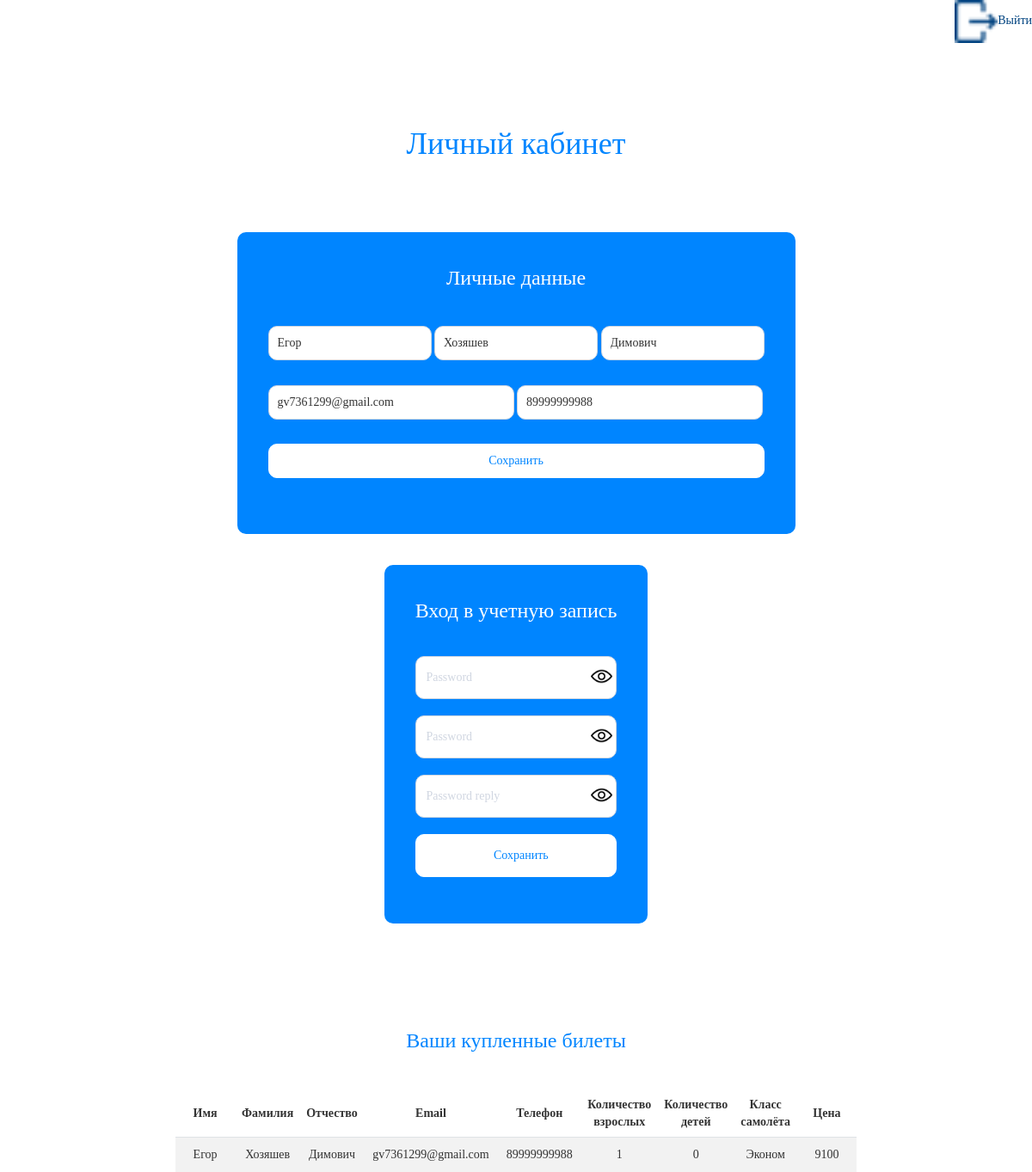
Page /pages/lk_user.php (signed in) on the committed database.
### tables this page shows
CREATE TABLE `sales` (
  `id` int NOT NULL,
  `first_name` varchar(100) NOT NULL,
  `last_name` varchar(100) NOT NULL,
  `patronymic` varchar(100) NOT NULL,
  `email` varchar(100) NOT NULL,
  `phone` varchar(100) NOT NULL,
  `adult` int NOT NULL,
  `children` int NOT NULL,
  `class` int NOT NULL,
  `id_flights` int NOT NULL,
  `role_sales_id` int NOT NULL,
  `price` int NOT NULL
);

### pages/lk_user.php (the view, shortened to what this page needs)
<?php
include_once '../db/db.php';
?>
<!DOCTYPE html>
<html lang="en">
<head>
    <link rel="stylesheet" href="../styles/styles.css">
    <link rel="stylesheet" href="https://maxcdn.bootstrapcdn.com/bootstrap/3.4.0/css/bootstrap.min.css">
</head>
<body>
    <a href="exit.php" class="exit_lk"><span><img src="../img/exit.png" alt="">Выйти</span></a>
    <div class="main">
        <div class="title">
            <h1>Личный кабинет</h1>
        </div>
        <div class="data">
            <div class="private_data"><p>Личные данные</p></div>
            <div class="private_form">
                <form method="POST" class="lk_form">
                    <div class="first_input">
                        <input type="text" placeholder="Имя" value="<?php echo $_SESSION['user']['first_name']; ?>" name="name_upd" required>
                        <input type="text" placeholder="Фамилия" class="center_input" value="<?php echo $_SESSION['user']['last_name']; ?>" name="lastname_upd" required>
                        <input type="text" placeholder="Отчество" value="<?php echo $_SESSION['user']['patronymic']; ?>" name="patronymic_upd" required>
                    </div>
                    <div class="second_input">
                        <input type="email" placeholder="Email" class="first_in" value="<?php echo $_SESSION['user']['email']; ?>" name="email_upd" required>
                        <input type="tel" placeholder="Phone" class="last_in" value="<?php echo $_SESSION['user']['phone']; ?>" name="phone_upd" required>
                    </div>
                    <input type="submit" value="Сохранить" name="update" class="update_user">
                </form>
            </div>
        </div>
        <div class="auth_block">
            <div class="private_data"><p>Вход в учетную запись</p></div>
            <div class="auth-form auth_data">
                <form method="POST">
                    <div class="v_pass_now">
                        <input type="password" placeholder="Password" id="password_now" required name="password_now">
                        <span class="icon_now"></span>
                    </div>
                    <div class="v_pass">
                        <input type="password" placeholder="Password" id="password" required name="password_new">
                        <span class="icon"></span>
                    </div>
                    <div class="v_pass_reply">
                        <input type="password" placeholder="Password reply" id="password_reply" required name="password_new_reply">
                        <span class="icon_reply"></span>
                    </div>
                    <input type="submit" value="Сохранить" class="save" name="save">
                </form>
            </div>
        </div>
        <div class="buy_bil">
            <div class="private_data"><p>Ваши купленные билеты</p></div>
            <?php
            $now_email = $_SESSION['user']['email'];
            $str_out_sales = "SELECT * FROM `sales` WHERE `email` = '$now_email'";
            $run_out_sales = mysqli_query($connect, $str_out_sales);
            ?>
            <table>
                <tr>
                    <th>Имя</th>
                    <th>Фамилия</th>
                    <th>Отчество</th>
                    <th>Email</th>
                    <th>Телефон</th>
                    <th>Количество взрослых</th>
                    <th>Количество детей</th>
                    <th>Класс самолёта</th>
                    <th>Цена</th>
                </tr>
                <?php
                while ($sales = mysqli_fetch_array($run_out_sales)) {
                    switch ($sales['class']) {
                        case '1':
                            $class = "Эконом";
                            break;
                    }
                    echo "<tr class='e-ever2'>
                            <td>$sales[first_name]</td>
                            <td>$sales[last_name]</td>
                            <td>$sales[patronymic]</td>
                            <td>$sales[email]</td>
                            <td>$sales[phone]</td>
                            <td>$sales[adult]</td>
                            <td>$sales[children]</td>
                            <td>$class</td>
                            <td>$sales[price]</td>
                        </tr>";
                }
                ?>
        </div>
    </div>
</body>
</html>

### styles/styles.css (style rules this page uses)
body { margin: 0px 0px 0px 0px; font-family: 'Century Gothic' }
a { text-decoration: none; color:white; }
h1 { color: white; text-align: center; }
img { width: 50px; height: 50px; }
* { margin: 0; padding: 0; box-sizing: border-box; font-family: 'Century Gothic'; }
.main { margin: 0 20%; display: flex; flex-direction: column; flex-wrap: wrap; align-content: center; justify-content: center; align-items: center; }
.title { margin-top: 15%; margin-bottom: 10%; color: #0085FF; }
.auth-form { min-width: 40%; }
.auth-form form { display: flex; flex-direction: column; flex-wrap: wrap; align-items: flex-end; align-content: center; justify-content: center; }
.auth-form form input[type=email], .auth-form form input[type=text], .auth-form form input[type=password], .auth-form form input[type=number], .auth-form form input[type=submit], .auth-form form input[type=date], .auth-form form input[type=time], .auth-form form select { min-width: 100%; padding-left: 5%; padding-bottom: 6%; padding-top: 6%; margin-bottom: 8%; border: 1px solid #D0D6E1; border-radius: 10px; }
.auth-form form input[type=submit] { background-color: #0085FF; color: #fff; font-size: 14px; border: 1px solid #0085FF; cursor: pointer; transition: 0.3s all; }
.v_pass_now { position: relative; min-width: 100%; }
.v_pass { position: relative; min-width: 100%; }
.v_pass_reply { position: relative; min-width: 100%; }
.icon { background: url('../img/free-icon-eye-158746.png') no-repeat; background-size: cover; width: 25px; height: 25px; position: absolute; top: 0; right: 0; left: 0; bottom: 0; margin-left: 87%; margin-top: 5%; }
.icon_reply { background: url('../img/free-icon-eye-158746.png') no-repeat; background-size: cover; width: 25px; height: 25px; position: absolute; top: 0; right: 0; left: 0; bottom: 0; margin-left: 87%; margin-top: 5%; }
.icon_now { background: url('../img/free-icon-eye-158746.png') no-repeat; background-size: cover; width: 25px; height: 25px; position: absolute; top: 0; right: 0; left: 0; bottom: 0; margin-left: 87%; margin-top: 5%; }
.private_data { font-size: 24px; color: #fff; }
.data { display: flex; flex-direction: column; flex-wrap: wrap; align-items: center; background: #0085FF; padding: 5%; border-radius: 10px; }
.lk_form { display: flex; flex-direction: column; flex-wrap: wrap; align-items: center; }
.first_input { margin-top: 5%; }
.first_input input { min-width: 28%; height: 40px; padding-left: 10px; }
.second_input { width: 100%; margin-top: 5%; }
.second_input input { min-width: calc(49.5% + 0.4px) ; height: 40px; padding-left: 10px; }
.lk_form > input[type=submit] { margin-top: 5%; width: 100%; }
.lk_form > input, .first_input > input, .second_input > input { border-radius: 10px; }
.first_input > input, .second_input > input { border: 1px solid #D0D6E1; }
.lk_form > input { background: #fff; color: #0085FF; border: 1px solid #fff; transition: 0.3s all; height: 40px; }
.auth_block { background: #0085FF; padding: 5%; border-radius: 10px; margin-top: 5%; }
.save { background: #fff!important; color: #0085FF!important; border: 1px solid #fff!important; }
.auth_data { margin-top: 15%; }
.exit_lk { color: #0085FF; transition: 0.3s all!important; height: 20px; display: flex; justify-content: flex-end; flex-wrap: wrap; flex-direction: row; }
.buy_bil .private_data { color: #0085FF!important; margin-top: 15%; text-align: center; margin-bottom: 5%; }
.e-ever2:nth-child(even) { background-color: rgba(0, 0, 0, 0.05); }
th { padding: 0.75rem!important; text-align: center!important; }
td { min-width: 70px; height: 100%; padding: 1rem!important; border-top: 1px solid #dee2e6; }
table { border-spacing: 0px 0px; width: 100%; text-align: center; }
.update_user { margin-bottom: 5%; }

### rows in the picture
sales: first_name "Егор", last_name "Хозяшев", patronymic "Димович", email "gv7361299@gmail.com", phone "89999999988", adult "1", children "0", class "Эконом", price "9100"
